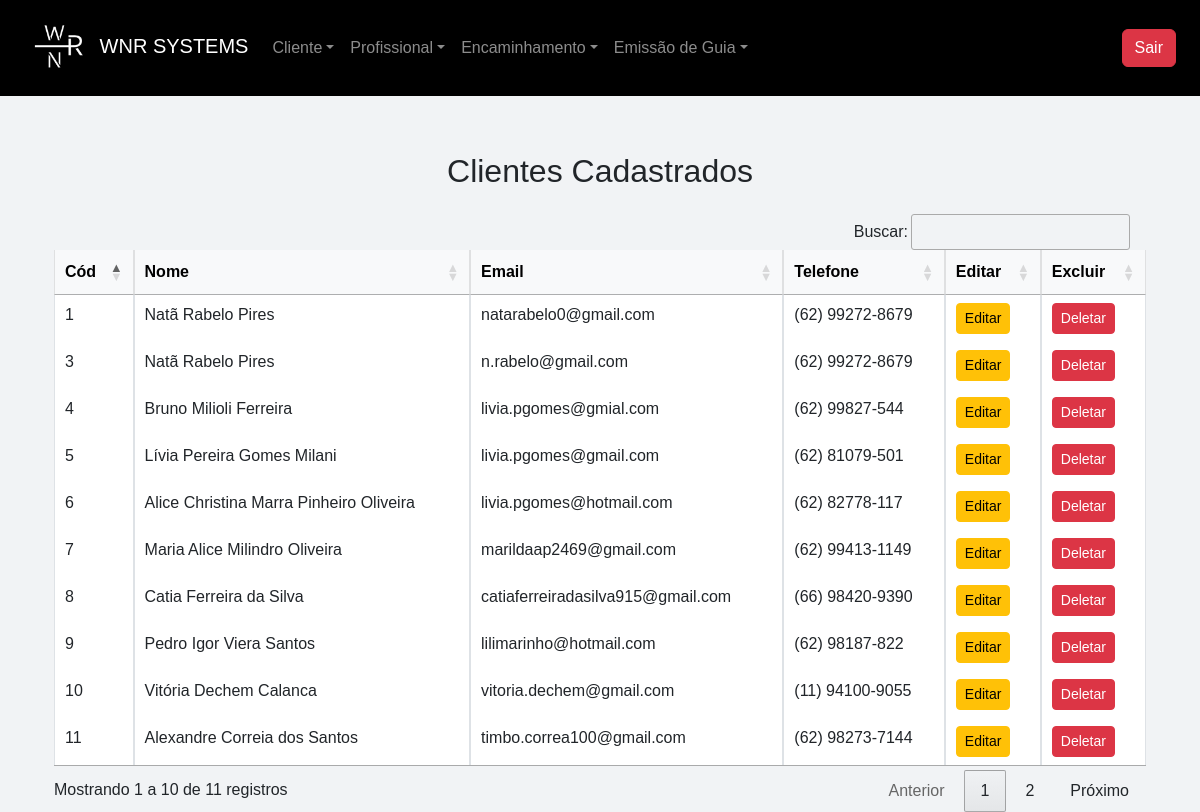
The page /listar_cliente (signed in) on the database its author committed.
### app/models.py (models this page shows)
class Cliente(db.Model):
    __tablename__ = "clientes"
    id                      = Column(Integer, primary_key=True, index=True)
    nome                    = Column(String, index=True)
    cpf                     = Column(String(11), unique=True, index=True)
    email                   = Column(String, index=True)
    data_nascimento         = Column(Date)
    renda_familiar          = Column(Float)
    bairro                  = Column(String)
    canal_divulgacao        = Column(String)
    cep                     = Column(String(8))
    cidade                  = Column(String)
    condicao_habitacao      = Column(String)
    cpf_responsavel         = Column(String(11), nullable=True, default="")
    complemento             = Column(String)
    numero_cs               = Column(String)
    despesa_mensal          = Column(Float)
    escolaridade            = Column(String)
    estado                  = Column(String)
    endereco                = Column(String)
    fone_contato            = Column(String)
    fone_pessoal            = Column(String)
    foto                    = Column(String)
    grau_parentesco         = Column(String)
    nome_plano_saude        = Column(String, default="Sem plano de Saúde")
    nome_responsavel        = Column(String, default="")
    numero_filhos           = Column(Integer, default=0)
    possui_filhos           = Column(String)
    plano_saude             = Column(String)
    previdenciario          = Column(String)
    profissao               = Column(String)
    remuneracao             = Column(Float)
    rg                      = Column(String)
    saldo                   = Column(Float)
    sexo                    = Column(String)
    tipo_moradia            = Column(String)
    transporte              = Column(String)
    idade                   = Column(String)
    encaminhamentos = relationship("Encaminhamento", back_populates="cliente", cascade="all, delete-orphan")
    guias = relationship("Guia", back_populates="cliente")

### app/routes/client_routes.py (the view)
@client_bp.route('/listar_cliente', methods=['GET', 'POST'])
@login_required
@role_required('atendimento', 'financeiro', 'admin')
def listar_cliente():
    clientes = Cliente.query.all()
    usuario = current_user
    return render_template('clientes/list.html', clientes=clientes, usuario=usuario)

### app/__init__.py (called while the page is built)
@login_manager.user_loader
def load_user(id):
    return Usuario.query.get(int(id))  # Converte para inteiro e busca no banco

### app/templates/clientes/list.html (shortened to what this page needs)
{% extends 'base.html' %}
{% block content %}
<div class="container mt-5">
    <h2 class="text-center mb-4 mt-5">Clientes Cadastrados</h2>
    <div class="card-body">
        <table id="table" class="table table-bordered table-hover">
            <thead class="table-light">
                <tr>
                    <th>Cód</th>
                    <th>Nome</th>
                    <th>Email</th>
                    <th>Telefone</th>
                    <th>Editar</th>
                    {% if usuario.role == "admin" %}
                    <th>Excluir</th>
                    {% endif %}
                </tr>
            </thead>
            <tbody>
                {% for cliente in clientes %}
                    <tr>
                        <td>{{ cliente.id }}</td>
                        <td>{{ cliente.nome }}</td>
                        <td>{{ cliente.email }}</td>
                        <td>{{ cliente.fone_contato }}</td>
                        <td><a href="{{ url_for('client_bp.editar_cliente', id=cliente.id) }}" class="btn btn-sm btn-warning">Editar</a></td>
                        {% if usuario.role == "admin" %}
                        <td><a href="{{ url_for('client_bp.deletar_cliente', id=cliente.id) }}" class="btn btn-sm btn-danger" data-bs-toggle="modal" data-bs-target="#confirmarExclusao" data-id="{{ cliente.id }}">Deletar</a></td>
                        {% endif %}
                    </tr>
                  {% endfor %}
            </tbody>
        </table>
    </div>
</div>
{% endblock %}

### app/static/css/base.css (style rules this page uses)
body { display: flex; flex-direction: column; margin: 0; padding-top: 56px; font-family: Arial, sans-serif; background-color: #f1f3f5; }

### rows shown on the page
Cliente: id "1", nome "Natã Rabelo Pires", email "natarabelo0@gmail.com", fone_contato "(62) 99272-8679"
Cliente: id "3", nome "Natã Rabelo Pires", email "n.rabelo@gmail.com", fone_contato "(62) 99272-8679"
Cliente: id "4", nome "Bruno Milioli Ferreira", email "livia.pgomes@gmial.com", fone_contato "(62) 99827-544"
Cliente: id "5", nome "Lívia Pereira Gomes Milani", email "livia.pgomes@gmail.com", fone_contato "(62) 81079-501"
Cliente: id "6", nome "Alice Christina Marra Pinheiro Oliveira", email "livia.pgomes@hotmail.com", fone_contato "(62) 82778-117"
Cliente: id "7", nome "Maria Alice Milindro Oliveira", email "marildaap2469@gmail.com", fone_contato "(62) 99413-1149"
Cliente: id "8", nome "Catia Ferreira da Silva", email "catiaferreiradasilva915@gmail.com", fone_contato "(66) 98420-9390"
Cliente: id "9", nome "Pedro Igor Viera Santos", email "lilimarinho@hotmail.com", fone_contato "(62) 98187-822"
Cliente: id "10", nome "Vitória Dechem Calanca", email "vitoria.dechem@gmail.com", fone_contato "(11) 94100-9055"
Cliente: id "11", nome "Alexandre Correia dos Santos", email "timbo.correa100@gmail.com", fone_contato "(62) 98273-7144"
